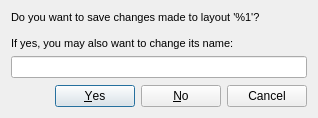
<?xml version="1.0" encoding="UTF-8"?>
<ui version="4.0">
 <class>LayoutSaveDialog</class>
 <widget class="QDialog" name="LayoutSaveDialog">
  <property name="geometry">
   <rect>
    <x>0</x>
    <y>0</y>
    <width>318</width>
    <height>118</height>
   </rect>
  </property>
  <property name="windowTitle">
   <string/>
  </property>
  <layout class="QVBoxLayout" name="verticalLayout">
   <item>
    <widget class="QLabel" name="label">
     <property name="text">
      <string>&lt;!DOCTYPE HTML PUBLIC &quot;-//W3C//DTD HTML 4.0//EN&quot; &quot;http://www.w3.org/TR/REC-html40/strict.dtd&quot;&gt;
&lt;html&gt;&lt;head&gt;&lt;meta name=&quot;qrichtext&quot; content=&quot;1&quot; /&gt;&lt;style type=&quot;text/css&quot;&gt;
p, li { white-space: pre-wrap; }
&lt;/style&gt;&lt;/head&gt;&lt;body style=&quot; font-family:'MS Shell Dlg 2'; font-size:8.25pt; font-weight:400; font-style:normal;&quot;&gt;
&lt;p style=&quot; margin-top:0px; margin-bottom:0px; margin-left:0px; margin-right:0px; -qt-block-indent:0; text-indent:0px;&quot;&gt;&lt;span style=&quot; font-size:8pt;&quot;&gt;Do you want to save changes made to layout '%1'?&lt;/span&gt;&lt;/p&gt;
&lt;p style=&quot;-qt-paragraph-type:empty; margin-top:0px; margin-bottom:0px; margin-left:0px; margin-right:0px; -qt-block-indent:0; text-indent:0px; font-size:8pt;&quot;&gt;&lt;/p&gt;
&lt;p style=&quot; margin-top:0px; margin-bottom:0px; margin-left:0px; margin-right:0px; -qt-block-indent:0; text-indent:0px;&quot;&gt;&lt;span style=&quot; font-size:8pt;&quot;&gt;If yes, you may also want to change its name:&lt;/span&gt;&lt;/p&gt;&lt;/body&gt;&lt;/html&gt;</string>
     </property>
    </widget>
   </item>
   <item>
    <widget class="QLineEdit" name="nameLineEdit"/>
   </item>
   <item>
    <spacer name="verticalSpacer">
     <property name="orientation">
      <enum>Qt::Vertical</enum>
     </property>
     <property name="sizeHint" stdset="0">
      <size>
       <width>20</width>
       <height>40</height>
      </size>
     </property>
    </spacer>
   </item>
   <item>
    <widget class="QDialogButtonBox" name="buttonBox">
     <property name="orientation">
      <enum>Qt::Horizontal</enum>
     </property>
     <property name="standardButtons">
      <set>QDialogButtonBox::Cancel|QDialogButtonBox::No|QDialogButtonBox::Yes</set>
     </property>
    </widget>
   </item>
  </layout>
 </widget>
 <resources/>
 <connections>
  <connection>
   <sender>buttonBox</sender>
   <signal>accepted()</signal>
   <receiver>LayoutSaveDialog</receiver>
   <slot>accept()</slot>
   <hints>
    <hint type="sourcelabel">
     <x>248</x>
     <y>254</y>
    </hint>
    <hint type="destinationlabel">
     <x>157</x>
     <y>274</y>
    </hint>
   </hints>
  </connection>
  <connection>
   <sender>buttonBox</sender>
   <signal>rejected()</signal>
   <receiver>LayoutSaveDialog</receiver>
   <slot>reject()</slot>
   <hints>
    <hint type="sourcelabel">
     <x>316</x>
     <y>260</y>
    </hint>
    <hint type="destinationlabel">
     <x>286</x>
     <y>274</y>
    </hint>
   </hints>
  </connection>
 </connections>
</ui>
